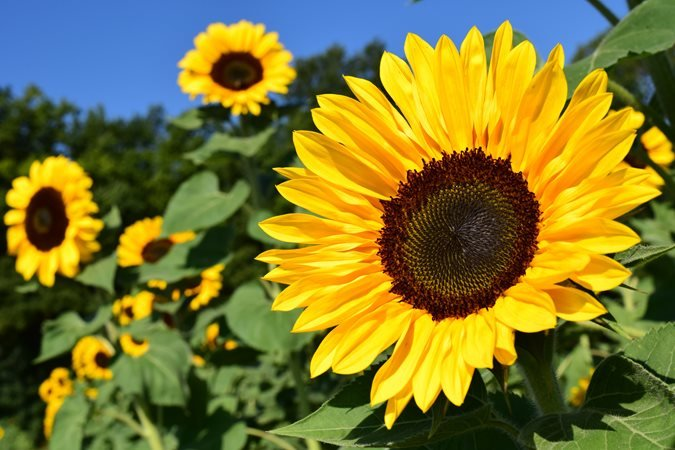
%> input picture Robert's Sobels Prewitt Canny Edge Enhancement/flower.jpg, 675 x 450 px
$ octave RobertsSobelsPrewittCannyEdge.m   (GNU Octave 9; MATLAB toolbox functions it lacks are replaced by stand-ins)
%> lines starting %> are read from the running program, lines starting %| are printed output that depends on the picture
I = imread('flower.jpg');
%> I is the input picture: size 450x675x3 uint8; mean R, G, B 125.3, 120.3, 48.8
figure
imshow(I)


gray = rgb2gray(I);
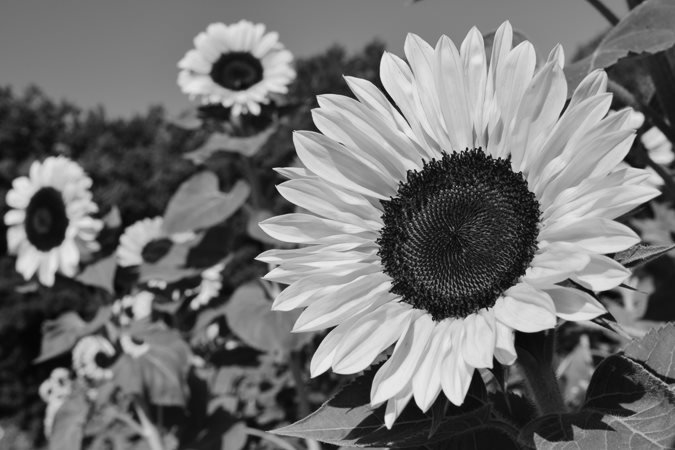
%> gray: size 450x675 uint8; min 3, max 238, mean 113.6
BW1 = edge(gray,'Roberts');
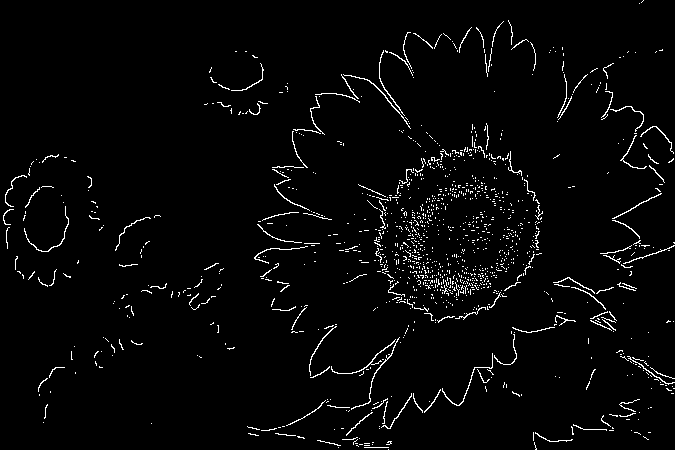
%> BW1: size 450x675 logical; 2.8% white in thin lines or dots
BW2 = edge(gray,'Sobel');
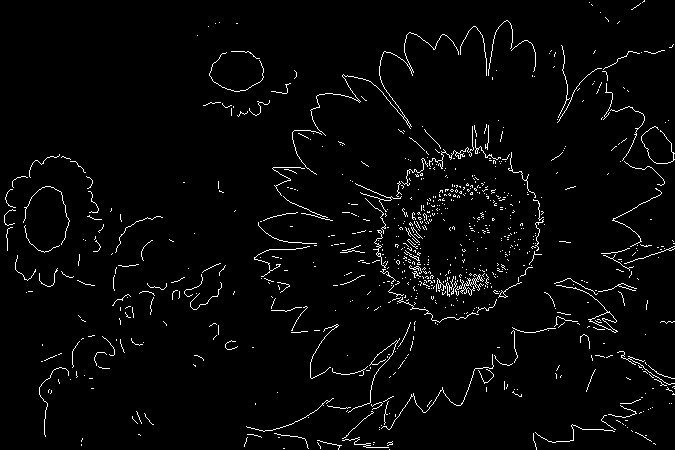
%> BW2: size 450x675 logical; 2.8% white in thin lines or dots
BW3 = edge(gray,'Prewitt');
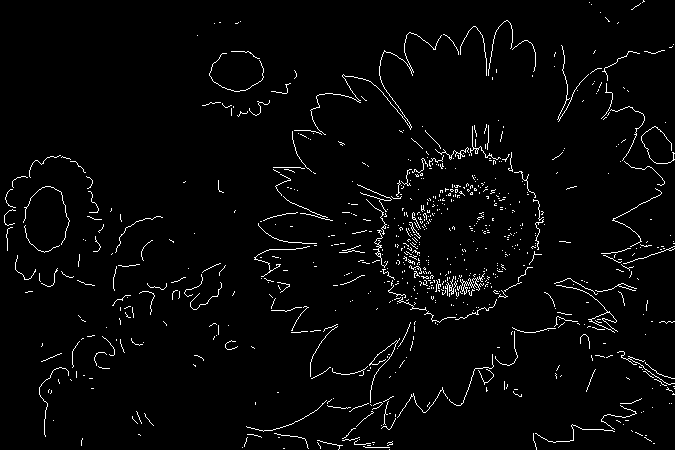
%> BW3: size 450x675 logical; 2.8% white in thin lines or dots
BW4 = edge(gray,'Canny');
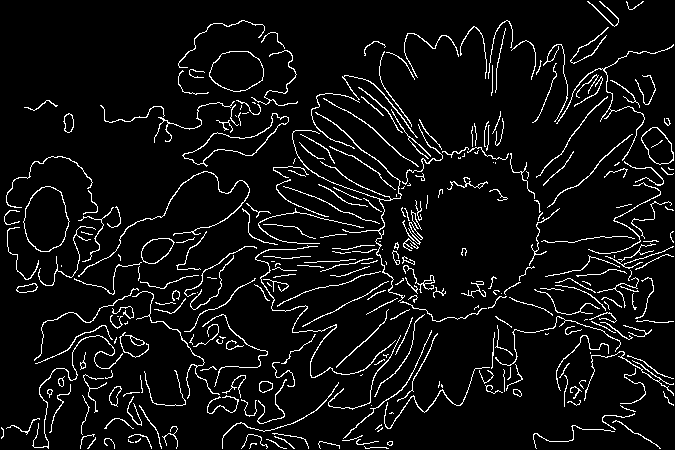
%> BW4: size 450x675 logical; 6.5% white in thin lines or dots

figure
subplot(2,2,1)
imshow(BW1)
title('Roberts')

subplot(2,2,2)
imshow(BW2)
title('Sobel')

subplot(2,2,3)
imshow(BW3)
title('Prewitt')

subplot(2,2,4)
imshow(BW4)
title('Canny')
